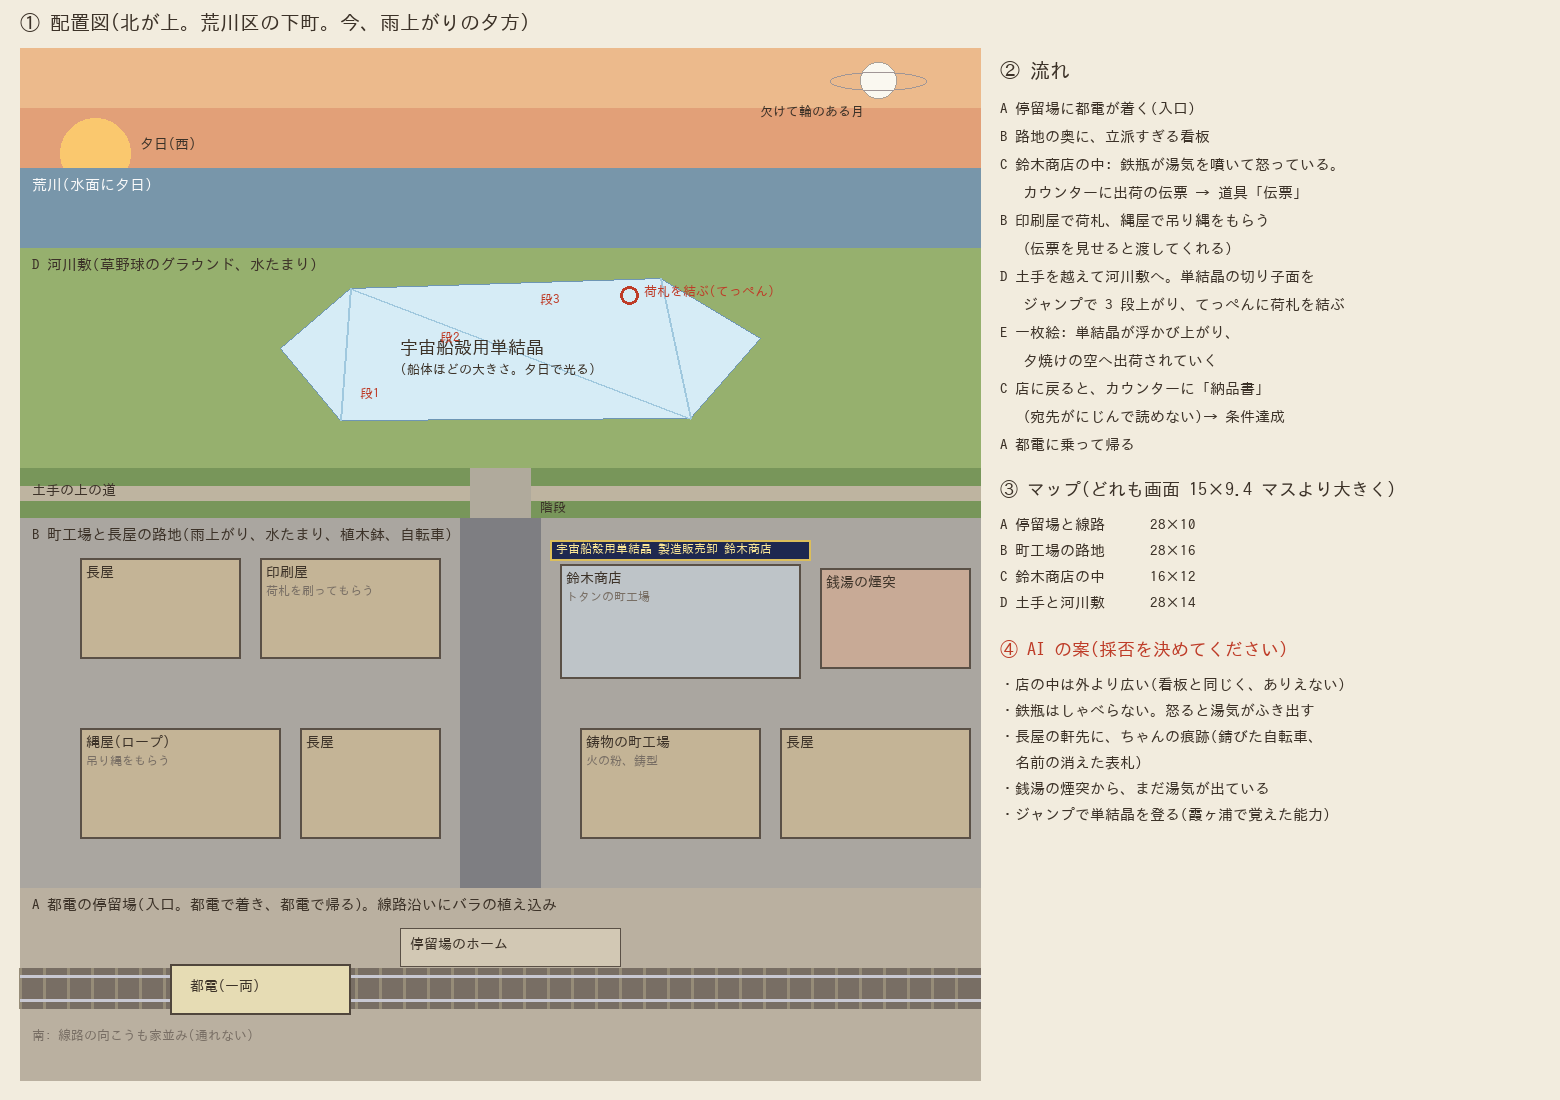

Python code for this plot:
# 荒川の鈴木商店 配置図(2026-10-02)。北が上
from PIL import Image, ImageDraw, ImageFont
F = '/usr/share/fonts/opentype/ipafont-gothic/ipag.ttf'
f = lambda s: ImageFont.truetype(F, s)
W, H = 1560, 1100
im = Image.new('RGB', (W, H), (242, 236, 222)); d = ImageDraw.Draw(im)
INK = (60, 50, 40); RED = (190, 60, 40); MUT = (120, 110, 100)
d.text((20, 12), '① 配置図(北が上。荒川区の下町。今、雨上がりの夕方)', fill=INK, font=f(20))
X0, Y0, X1, Y1 = 20, 48, 980, 1080
# 空と川(北)
d.rectangle((X0, Y0, X1, Y0 + 120), fill=(236, 186, 140))
d.rectangle((X0, Y0 + 60, X1, Y0 + 120), fill=(226, 160, 120))
d.ellipse((X0 + 40, Y0 + 70, X0 + 110, Y0 + 140), fill=(250, 200, 110))
d.text((X0 + 120, Y0 + 88), '夕日(西)', fill=INK, font=f(14))
d.ellipse((X1 - 120, Y0 + 14, X1 - 84, Y0 + 50), fill=(250, 248, 240), outline=(170, 160, 150))
d.arc((X1 - 150, Y0 + 24, X1 - 54, Y0 + 42), 0, 360, fill=(160, 150, 150))
d.text((X1 - 220, Y0 + 56), '欠けて輪のある月', fill=INK, font=f(13))
d.rectangle((X0, Y0 + 120, X1, Y0 + 200), fill=(120, 150, 170))
d.text((X0 + 12, Y0 + 128), '荒川(水面に夕日)', fill=(250, 250, 250), font=f(15))
# D 河川敷と単結晶
d.rectangle((X0, Y0 + 200, X1, Y0 + 420), fill=(150, 176, 110))
d.text((X0 + 12, Y0 + 208), 'D 河川敷(草野球のグラウンド、水たまり)', fill=INK, font=f(15))
pts = [(X0 + 260, Y0 + 300), (X0 + 330, Y0 + 240), (X0 + 640, Y0 + 230), (X0 + 740, Y0 + 290), (X0 + 670, Y0 + 370), (X0 + 320, Y0 + 372)]
d.polygon(pts, fill=(214, 236, 246), outline=(110, 150, 180))
for a, b in [(1, 5), (2, 4), (1, 4)]: d.line((pts[a], pts[b]), fill=(160, 200, 222), width=2)
d.text((X0 + 380, Y0 + 290), '宇宙船殻用単結晶', fill=INK, font=f(18))
d.text((X0 + 380, Y0 + 314), '(船体ほどの大きさ。夕日で光る)', fill=INK, font=f(13))
for i, (x, y) in enumerate([(X0 + 340, Y0 + 356), (X0 + 420, Y0 + 300), (X0 + 520, Y0 + 262)]):
    d.text((x, y - 18), f'段{i + 1}', fill=RED, font=f(13))
d.ellipse((X0 + 600, Y0 + 238, X0 + 618, Y0 + 256), outline=RED, width=3)
d.text((X0 + 624, Y0 + 236), '荷札を結ぶ(てっぺん)', fill=RED, font=f(13))
# 土手
d.rectangle((X0, Y0 + 420, X1, Y0 + 470), fill=(120, 150, 90))
d.rectangle((X0, Y0 + 438, X1, Y0 + 452), fill=(190, 180, 160))
d.text((X0 + 12, Y0 + 434), '土手の上の道', fill=INK, font=f(14))
d.rectangle((X0 + 450, Y0 + 420, X0 + 510, Y0 + 470), fill=(176, 170, 156))
d.text((X0 + 520, Y0 + 452), '階段', fill=INK, font=f(13))
# B 町工場の路地
d.rectangle((X0, Y0 + 470, X1, Y0 + 840), fill=(170, 166, 160))
d.rectangle((X0 + 440, Y0 + 470, X0 + 520, Y0 + 840), fill=(126, 126, 130))
d.text((X0 + 12, Y0 + 478), 'B 町工場と長屋の路地(雨上がり、水たまり、植木鉢、自転車)', fill=INK, font=f(15))
def box(x, y, w, h, label, c=(196, 180, 150), sub=None):
    d.rectangle((x, y, x + w, y + h), fill=c, outline=(90, 80, 70), width=2)
    d.text((x + 6, y + 6), label, fill=INK, font=f(14))
    if sub: d.text((x + 6, y + 26), sub, fill=MUT, font=f(12))
box(X0 + 60, Y0 + 510, 160, 100, '長屋')
box(X0 + 240, Y0 + 510, 180, 100, '印刷屋', sub='荷札を刷ってもらう')
box(X0 + 540, Y0 + 516, 240, 114, '鈴木商店', c=(190, 196, 200), sub='トタンの町工場')
d.rectangle((X0 + 530, Y0 + 492, X0 + 790, Y0 + 512), fill=(30, 40, 80), outline=(220, 190, 90), width=2)
d.text((X0 + 536, Y0 + 494), '宇宙船殻用単結晶 製造販売卸 鈴木商店', fill=(250, 230, 150), font=f(12))
box(X0 + 800, Y0 + 520, 150, 100, '銭湯の煙突', c=(200, 170, 150))
box(X0 + 60, Y0 + 680, 200, 110, '縄屋(ロープ)', sub='吊り縄をもらう')
box(X0 + 280, Y0 + 680, 140, 110, '長屋')
box(X0 + 560, Y0 + 680, 180, 110, '鋳物の町工場', sub='火の粉、鋳型')
box(X0 + 760, Y0 + 680, 190, 110, '長屋')
# A 都電の停留場
d.rectangle((X0, Y0 + 840, X1, Y1), fill=(186, 176, 160))
d.rectangle((X0, Y0 + 920, X1, Y0 + 960), fill=(120, 110, 100))
for x in range(X0, X1, 24): d.line((x, Y0 + 920, x, Y0 + 960), fill=(150, 140, 120), width=3)
d.line((X0, Y0 + 928, X1, Y0 + 928), fill=(200, 200, 210), width=3); d.line((X0, Y0 + 952, X1, Y0 + 952), fill=(200, 200, 210), width=3)
d.rectangle((X0 + 380, Y0 + 880, X0 + 600, Y0 + 918), fill=(210, 200, 180), outline=(90, 80, 70))
d.text((X0 + 390, Y0 + 888), '停留場のホーム', fill=INK, font=f(14))
d.rectangle((X0 + 150, Y0 + 916, X0 + 330, Y0 + 966), fill=(230, 220, 180), outline=(80, 70, 60), width=2)
d.text((X0 + 170, Y0 + 930), '都電(一両)', fill=INK, font=f(14))
d.text((X0 + 12, Y0 + 848), 'A 都電の停留場(入口。都電で着き、都電で帰る)。線路沿いにバラの植え込み', fill=INK, font=f(15))
d.text((X0 + 12, Y0 + 980), '南: 線路の向こうも家並み(通れない)', fill=MUT, font=f(13))
# 右: 流れとマップ
RX = 1000
d.text((RX, 60), '② 流れ', fill=INK, font=f(20))
steps = [
    'A 停留場に都電が着く(入口)',
    'B 路地の奥に、立派すぎる看板',
    'C 鈴木商店の中: 鉄瓶が湯気を噴いて怒っている。',
    '   カウンターに出荷の伝票 → 道具「伝票」',
    'B 印刷屋で荷札、縄屋で吊り縄をもらう',
    '   (伝票を見せると渡してくれる)',
    'D 土手を越えて河川敷へ。単結晶の切り子面を',
    '   ジャンプで 3 段上がり、てっぺんに荷札を結ぶ',
    'E 一枚絵: 単結晶が浮かび上がり、',
    '   夕焼けの空へ出荷されていく',
    'C 店に戻ると、カウンターに「納品書」',
    '   (宛先がにじんで読めない)→ 条件達成',
    'A 都電に乗って帰る',
]
for i, s in enumerate(steps): d.text((RX, 100 + i * 28), s, fill=INK, font=f(15))
d.text((RX, 480), '③ マップ(どれも画面 15×9.4 マスより大きく)', fill=INK, font=f(18))
maps = ['A 停留場と線路      28×10', 'B 町工場の路地      28×16', 'C 鈴木商店の中      16×12', 'D 土手と河川敷      28×14']
for i, s in enumerate(maps): d.text((RX, 516 + i * 26), s, fill=INK, font=f(15))
d.text((RX, 640), '④ AI の案(採否を決めてください)', fill=RED, font=f(18))
ideas = [
    '・店の中は外より広い(看板と同じく、ありえない)',
    '・鉄瓶はしゃべらない。怒ると湯気がふき出す',
    '・長屋の軒先に、ちゃんの痕跡(錆びた自転車、',
    '  名前の消えた表札)',
    '・銭湯の煙突から、まだ湯気が出ている',
    '・ジャンプで単結晶を登る(霞ヶ浦で覚えた能力)',
]
for i, s in enumerate(ideas): d.text((RX, 676 + i * 26), s, fill=INK, font=f(15))
im.save('/home/user/project/docs/assets/suzuki/plan.png')
print('ok')
